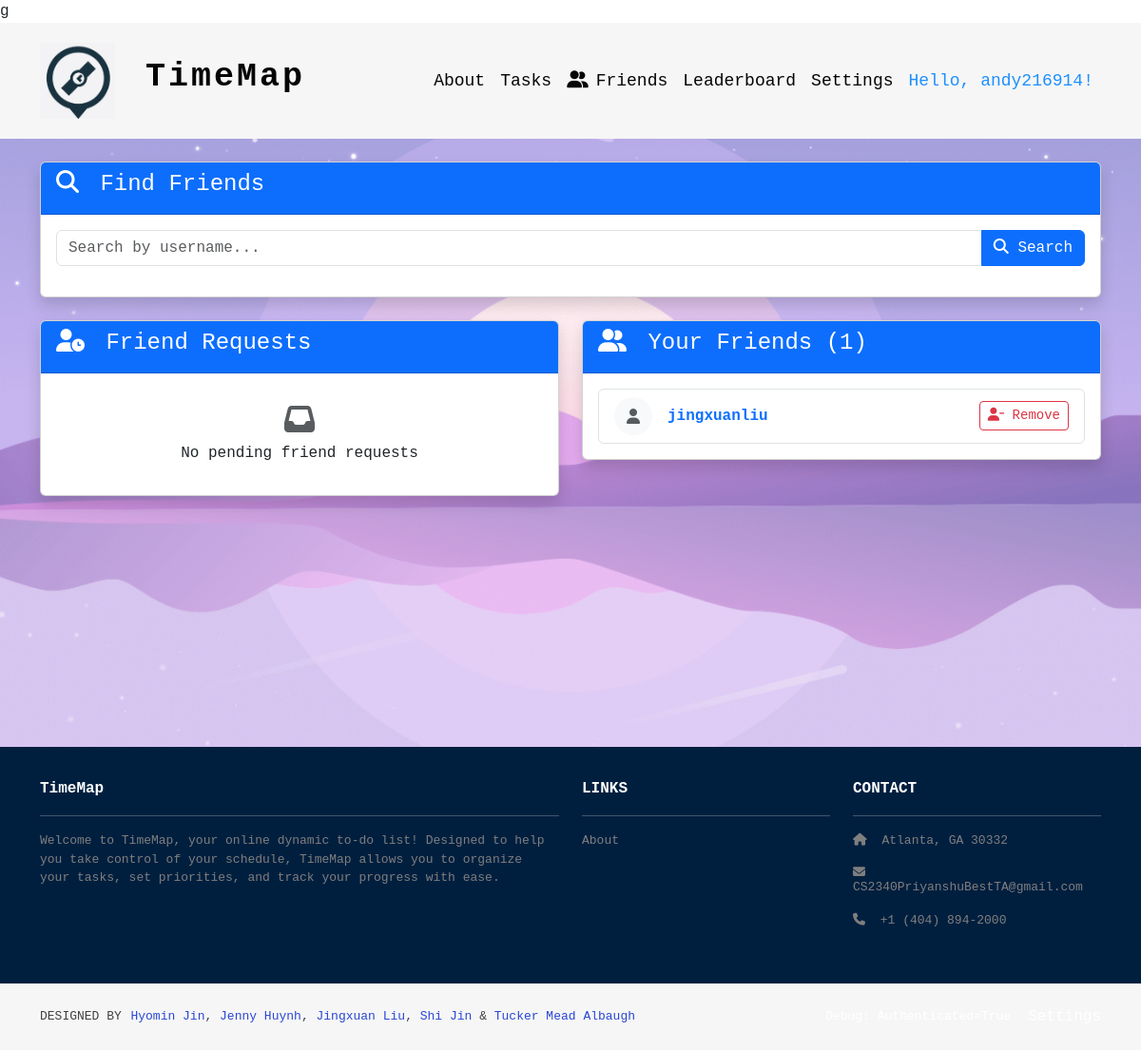
Page /profiles/friends/ (signed in) on the earlier database version.
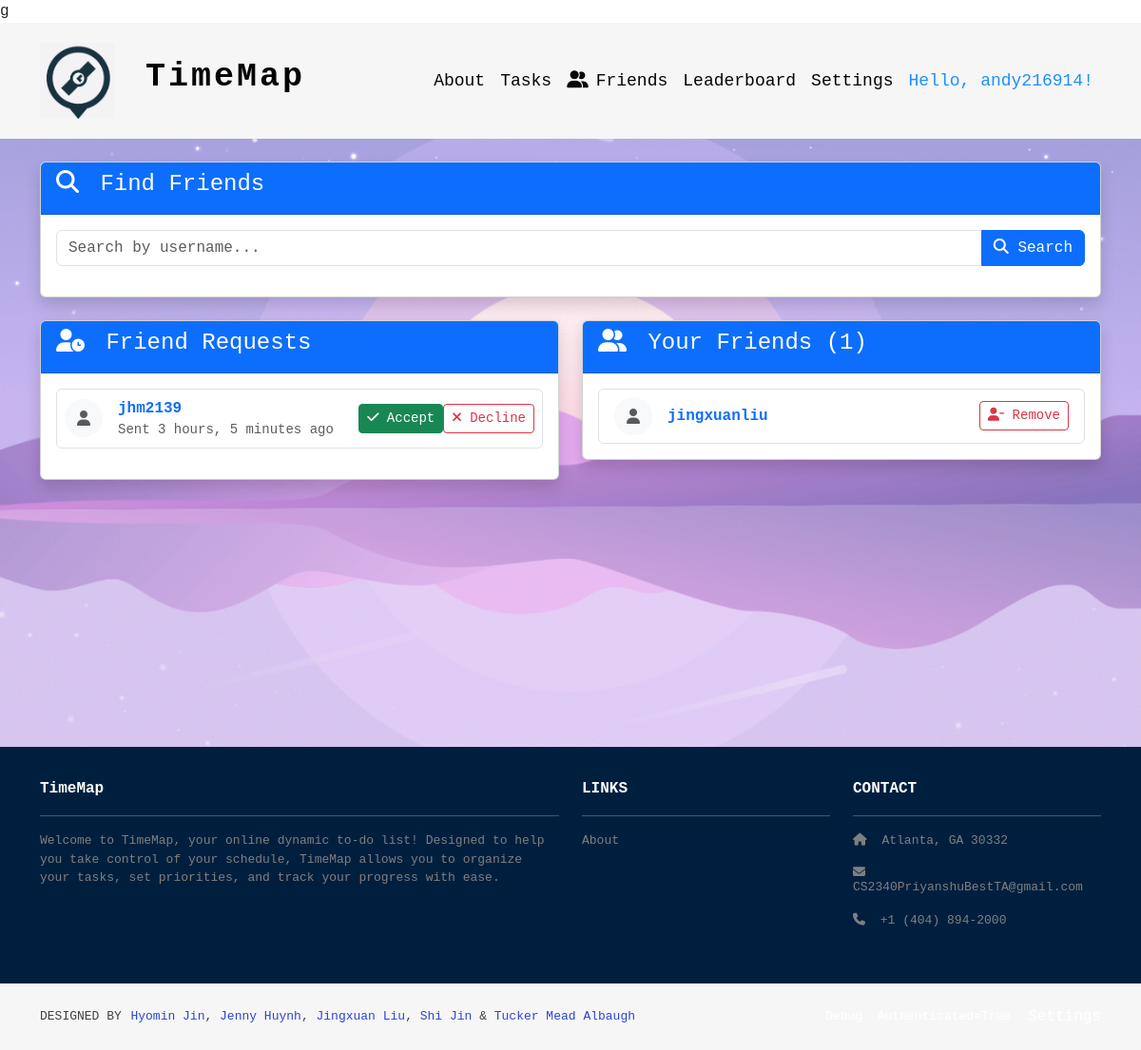
Same page on the later database version.
### profiles/models.py (models this page shows, shortened)
class Friendship(models.Model):
    from_user = models.ForeignKey(
        UserProfile,
        related_name='friendship_sent',
        on_delete=models.CASCADE
    )
    to_user = models.ForeignKey(
        UserProfile,
        related_name='friendship_received',
        on_delete=models.CASCADE
    )
    created_at = models.DateTimeField(auto_now_add=True)
    accepted = models.BooleanField(default=False)
    class Meta:
        unique_together = ('from_user', 'to_user')

class UserProfile(models.Model):
    user = models.OneToOneField(User, on_delete=models.CASCADE)
    phone_number = models.CharField(max_length=15, blank=True, null=True)
    social_media = models.CharField(max_length=100, blank=True, null=True)
    profile_image = models.ImageField(upload_to='profile_images/', blank=True, null=True)
    bio = models.TextField(max_length=500, blank=True, null=True)
    background = models.CharField(
        max_length=10,
        choices=[
            ('purple', 'Purple'),
            ('green', 'Green'),
            ('blue', 'Blue'),
        ],
        default='purple',
    )
    def get_friends(self):
        sent_friendships = Friendship.objects.filter(
            from_user=self,
            accepted=True
        ).select_related('to_user__user')
        received_friendships = Friendship.objects.filter(
            to_user=self,
            accepted=True
        ).select_related('from_user__user')
        friends = []
        for friendship in sent_friendships:
            friends.append(friendship.to_user)
        for friendship in received_friendships:
            friends.append(friendship.from_user)
        return friends

### profiles/views.py (the view)
# urls.py: path('friends/', views.friend_list, name='friend_list'),
@login_required
def friend_list(request):
    profile, created = UserProfile.objects.get_or_create(user=request.user)
    query = request.GET.get('q', '')
    search_results = None
    if query:
        search_results = User.objects.filter(
            Q(username__icontains=query) |
            Q(email__icontains=query)
        ).exclude(id=request.user.id).select_related('userprofile')
    friend_profiles = profile.get_friends()
    friends_users = [friend_profile.user for friend_profile in friend_profiles]
    sent_requests = Friendship.objects.filter(
        from_user=profile,
        accepted=False
    ).select_related('to_user__user')
    received_requests = Friendship.objects.filter(
        to_user=profile,
        accepted=False
    ).select_related('from_user__user')
    friend_requests_sent = [req.to_user.user for req in sent_requests]
    friend_requests_received = [req.from_user.user for req in received_requests]
    return render(request, 'profiles/friend_list.html', {
        'friends': friends_users,
        'pending_requests': received_requests,
        'friend_requests_sent': friend_requests_sent,
        'friend_requests_received': friend_requests_received,
        'search_results': search_results,
        'query': query
    })

### profiles/templates/profiles/friend_list.html (shortened to what this page needs)
g{% extends 'base.html' %}
{% block content %}
<div class="container mt-4">
    <div class="card shadow mb-4">
        <div class="card-header bg-primary text-white">
            <h4><i class="fas fa-search me-2"></i> Find Friends</h4>
        </div>
        <div class="card-body">
            <form method="get" action="{% url 'profiles:friend_list' %}" class="mb-3">
                <div class="input-group">
                    <input type="text" name="q" value="{{ query }}"
                           class="form-control" placeholder="Search by username..."
                           aria-label="Search for friends">
                    <button type="submit" class="btn btn-primary">
                        <i class="fas fa-search"></i> Search
                    </button>
                </div>
            </form>
        </div>
    </div>
    <div class="row">
        <div class="col-md-6">
            <div class="card mb-4 shadow">
                <div class="card-header bg-primary text-white">
                    <h4><i class="fas fa-user-clock me-2"></i> Friend Requests</h4>
                </div>
                <div class="card-body">
                    {% if pending_requests %}
                        {% for request in pending_requests %}
                        <div class="d-flex justify-content-between align-items-center mb-3 p-2 border rounded">
                            <div class="d-flex align-items-center">
                                {% if request.from_user.profile_image %}
                                    <img src="{{ request.from_user.profile_image.url }}"
                                         class="rounded-circle me-3" width="40" height="40"
                                         alt="{{ request.from_user.user.username }}'s profile picture">
                                {% else %}
                                    <div class="rounded-circle bg-light me-3 d-flex align-items-center justify-content-center"
                                         style="width: 40px; height: 40px;">
                                        <i class="fas fa-user text-muted"></i>
                                    </div>
                                {% endif %}
                                <div>
                                    <a href="{% url 'profiles:profile' request.from_user.user.username %}"
                                       class="text-decoration-none fw-bold">
                                        {{ request.from_user.user.username }}
                                    </a>
                                    <small class="text-muted d-block">Sent {{ request.created_at|timesince }} ago</small>
                                </div>
                            </div>
                            <div class="btn-group">
                                <form method="post"
                                      action="{% url 'profiles:respond_friend_request' request.id 'accept' %}"
                                      class="mb-0">
                                    <button type="submit" class="btn btn-success btn-sm">
                                        <i class="fas fa-check"></i> Accept
                                    </button>
                                </form>
                                <form method="post"
                                      action="{% url 'profiles:respond_friend_request' request.id 'reject' %}"
                                      class="mb-0">
                                    <button type="submit" class="btn btn-outline-danger btn-sm">
                                        <i class="fas fa-times"></i> Decline
                                    </button>
                                </form>
                            </div>
                        </div>
                        {% endfor %}
                    {% else %}
                        <div class="text-center py-3">
                            <i class="fas fa-inbox fa-2x text-muted mb-2"></i>
                            <p class="mb-0">No pending friend requests</p>
                        </div>
                    {% endif %}
                </div>
            </div>
        </div>
        <div class="col-md-6">
            <div class="card shadow">
                <div class="card-header bg-primary text-white">
                    <h4><i class="fas fa-user-friends me-2"></i> Your Friends ({{ friends|length }})</h4>
                </div>
                <div class="card-body">
                    {% if friends %}
                        <ul class="list-group">
                            {% for friend in friends %}
                            <li class="list-group-item d-flex justify-content-between align-items-center">
                                <div class="d-flex align-items-center">
                                    {% if friend.userprofile.profile_image %}
                                        <img src="{{ friend.userprofile.profile_image.url }}"
                                             class="rounded-circle me-3" width="40" height="40"
                                             alt="{{ friend.username }}'s profile picture">
                                    {% else %}
                                        <div class="rounded-circle bg-light me-3 d-flex align-items-center justify-content-center"
                                             style="width: 40px; height: 40px;">
                                            <i class="fas fa-user text-muted"></i>
                                        </div>
                                    {% endif %}
                                    <a href="{% url 'profiles:profile' friend.username %}"
                                       class="text-decoration-none fw-bold">
                                        {{ friend.username }}
                                    </a>
                                </div>
                                <form method="post"
                                      action="{% url 'profiles:remove_friend' friend.username %}"
                                      class="mb-0">
                                    <button type="submit" class="btn btn-outline-danger btn-sm"
                                            onclick="return confirm('Are you sure you want to remove {{ friend.username }} from your friends?')">
                                        <i class="fas fa-user-minus"></i> Remove
                                    </button>
                                </form>
                            </li>
                            {% endfor %}
                        </ul>
                    {% else %}
                        <div class="text-center py-3">
                            <i class="fas fa-users fa-2x text-muted mb-2"></i>
                            <p class="mb-1">You haven't added any friends yet</p>
                            <p class="small text-muted mb-0">Search for friends above or check your friend requests</p>
                        </div>
                    {% endif %}
                </div>
            </div>
        </div>
    </div>
</div>
{% endblock %}

### timeMap/templates/base.html (shortened to what this page needs)
<!DOCTYPE html>
<html>
  {% load static %}
  <head>
    <link href="https://cdn.jsdelivr.net/npm/bootstrap@5.3.3/dist/css/bootstrap.min.css"
          rel="stylesheet"
>
    <link rel="stylesheet"
          href="https://cdnjs.cloudflare.com/ajax/libs/font-awesome/6.1.1/css/all.min.css">
    <link rel="stylesheet" type="text/css" href="{% static 'css/style.css' %}">
  </head>
  <body class="d-flex flex-column min-vh-100">
    <nav class="p-3 navbar navbar-dark bg-dark navbar-expand-lg">
      <div class="container">
        <a class="navbar-brand" href="{% url 'home.index' %}">
          <img src="{% static 'img/logo.png' %}" alt="logo" height="80" />
          <span class="fs-4 cool-font" style="margin-left: 20px;">TimeMap</span>
        </a>
        <div class="collapse navbar-collapse" id="navbarNavAltMarkup">
          <div class="navbar-nav ms-auto navbar-ml">
            <a class="nav-link" href="{% url 'home.about' %}">About</a>
            <a class="nav-link" href="{% url 'tasks:index' %}">Tasks</a>
            {% if user.is_authenticated %}
              <a class="nav-link" href="{% url 'profiles:friend_list' %}">
                <i class="fas fa-user-friends me-2"></i>Friends
              </a>
              <a class="nav-link" href="{% url 'home.leaderboard' %}">Leaderboard</a>
              <div class="nav-item dropdown">
                <a class="nav-link dropdown-toggle" href="#" id="settingsDropdown" role="button"
                   data-bs-toggle="dropdown" aria-expanded="false">
                  Settings
                </a>
              </div>
              <span class="nav-link username-greeting">Hello, {{ user.username }}!</span>
            {% else %}
              <a class="nav-link" href="{% url 'login' %}">Login</a>
              <a class="nav-link" href="{% url 'home.register' %}">Register</a>
            {% endif %}
          </div>
        </div>
      </div>
    </nav>
<div class="flex-grow-1 {% if request.path != '/' %}tasks-background theme-{{ request.user.userprofile.background|default:'purple' }}{% endif %}">
    {% block content %}
    {% endblock %}
</div>
    <footer class="mt-auto">
      <section class="p-3 ms-footer d-none d-md-block">
        <div class="container">
          <div class="row mt-3 text-white">
            <div class="col-md-6 col-lg-6 col-xl-6 mx-auto mb-4">
              <b>TimeMap</b>
              <hr />
              <p>
                Welcome to TimeMap, your online dynamic to-do list! Designed to help you take control of your schedule, TimeMap allows you to organize your tasks, set priorities, and track your progress with ease.
              </p>
            </div>
            <div class="col-md-3 col-lg-3 col-xl-3 mx-auto mb-4">
              <b>LINKS</b>
              <hr />
              <p><a class="nav-link" href="{% url 'home.about' %}">About</a></p>
        </div>
        <div class="col-12 col-md-3 col-lg-3 col-xl-3 mb-4">
          <b>CONTACT</b>
          <hr />
          <p><i class="fas fa-home me-2"></i> Atlanta, GA 30332</p>
          <p><i class="fas fa-envelope me-2"></i> CS2340PriyanshuBestTA@gmail.com</p>
          <p><i class="fas fa-phone me-2"></i> +1 (404) 894-2000</p>
        </div>
      </div>
    </div>
  </section>
      <section class="p-3 ms-footer-bottom bg-dark">
<div class="container d-flex flex-column flex-md-row justify-content-between align-items-center align-items-md-start">
    <div class="designed-by text-white text-center text-md-start">
      <span>DESIGNED BY</span><br class="d-block d-md-none" />
      <span class="designers">
              <a href="https://www.linkedin.com/in/hyomin-jin-180230351/" target="_blank">Hyomin Jin</a>,
              <a href="https://www.linkedin.com/in/jenny-huynh-5ab5b9253/" target="_blank">Jenny Huynh</a>,
              <a href="https://www.linkedin.com/in/jing-xuan-liu-b24b28248/" target="_blank">Jingxuan Liu</a>,
              <a href="https://www.linkedin.com/in/shi-jin-151b6832b/" target="_blank">Shi Jin</a> &
              <a href="https://www.linkedin.com/in/tucker-albaugh-3b322732b/" target="_blank">Tucker Mead Albaugh</a>
        </span>
          </div>
          <div class="d-flex flex-column flex-md-row align-items-center mt-3 mt-md-0">
            <span class="text-white" style="margin-left: 18px;">
            </span>
            {% if user.is_authenticated %}
              <a class="nav-link text-white" href="{% url 'profiles:settings' %}" style="margin-left: 18px;">Settings</a>
            {% else %}
              <span class="text-white" style="margin-left: 18px;">Not Authenticated</span>
            {% endif %}
          </div>
        </div>
      </section>
    </footer>
  </body>
</html>

### timeMap/static/css/style.css (style rules this page uses)
body { font-family: 'Roboto Mono', monospace; }
.navbar a.nav-link { font-size: 18px; font-family: 'Roboto Mono', monospace; color: #050505 !important; }
.bg-dark { background-color: #f6f6f6 !important; }
.ms-footer { background-color: #001f3f; }
.ms-footer p { color: #7F7F7F; font-size: 13px; }
.ms-footer-bottom span { font-size: 13px; line-height: 38px; }
.ms-footer-bottom a { color: #2946d5; text-decoration: none; }
.navbar-brand .cool-font { font-family: 'Roboto Mono', monospace; font-size: 35px !important; letter-spacing: 3px; font-weight: 600; color: #050505 !important; }
.ms-footer-bottom span { color: #404040; }
.tasks-background { position: relative; min-height: 80vh ; width: 100%; background-color: transparent; overflow: hidden; }
.tasks-background::before { content: ''; position: absolute; top: 0; left: 0; width: 100%; height: 100%; background-image: url('../img/background.png'); background-size: cover; background-position: center; background-repeat: no-repeat; opacity: 0.85; z-index: -1; }
.tasks-background.theme-purple::before { background-image: url('../img/background.png'); }
.navbar-nav .dropdown-toggle::after { display: none; }
.username-greeting { color: #1E90FF !important; font-family: 'Roboto Mono', monospace; font-size: 18px; }
.mb-3 { margin-bottom: 1rem !important; }

Differences in the rows shown:
added Friendship: from_user.user.username "jhm2139", created_at "3 hours, 5 minutes"
Other differences:
text no longer shown: "No pending friend requests"
